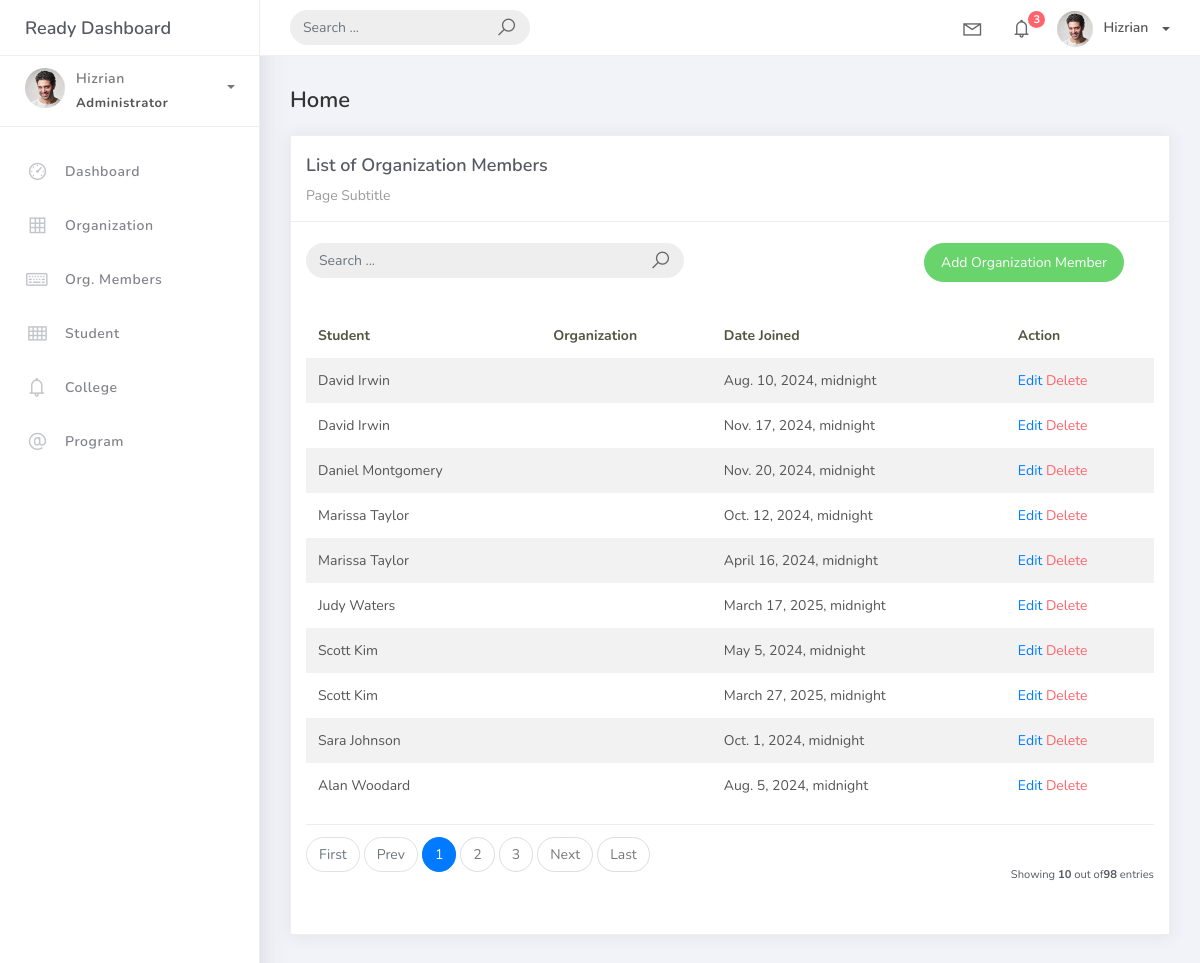
/orgmembers/, run on the app's committed database.
### projectsite/models.py (models this page shows, shortened)
class BaseModel(models.Model):
    created_at = models.DateTimeField(auto_now_add=True, db_index=True)
    updated_at = models.DateTimeField(auto_now=True)
    class Meta:
        abstract = True

class Orgmembers(BaseModel):
    student = models.ForeignKey(Student, on_delete=models.CASCADE)
    organization = models.ForeignKey(Organization, on_delete=models.CASCADE)
    date_joined = models.DateTimeField(default=timezone.now)

class Student(BaseModel):
    student_id = models.CharField(max_length=15)
    firstname = models.CharField(max_length=50)
    lastname = models.CharField(max_length=50)
    middlename = models.CharField(max_length=25, blank=True, null=True)
    program = models.ForeignKey(Program, on_delete=models.CASCADE)
    created_at = models.DateTimeField(default=timezone.now)
    def __str__(self):
        return f"{self.firstname} {self.lastname}"

### projectsite/views.py (the view)
# urls.py: path('orgmembers/', views.OrgmemberListView.as_view(), name='orgmember-list'),
class OrgmemberListView(ListView):
    model = Orgmembers
    template_name = 'orgmem_list.html'
    context_object_name = 'orgmembers'
    paginate_by = 10

### templates/orgmem_list.html (shortened to what this page needs)
{% extends 'base.html' %} {% load static %} {% block content %}
<div class="content">
    <div class="container-fluid">
        <h4 class="page-title">Home</h4>
        <div class="row">
            <div class="col-md-12">
                <div class="card">
                    <div class="card-header">
                        <div class="card-title">List of Organization Members</div>
                        <div class="card-category">Page Subtitle</div>
                    </div>
                    <br />
                    <div class="col-md-12 row">
                        <div class="col-md-6">
                            <form class="navbar-left navbar-form nav-search mr-md-3" action="{% url 'orgmember-list' %}">
                                <div class="input-group">
                                    <input type="text" placeholder="Search ... " class="form-control" name="q" />
                                    <div class="input-group-append">
                                        <span class="input-group-text">
                                            <i class="la la-search search-icon"></i>
                                        </span>
                                    </div>
                                </div>
                            </form>
                        </div>
                        <div class="col-md-6">
                            <div class="pull-right">
                                <a href="{% url 'orgmember-add' %}" class="btn btn-success btn-rounded">Add Organization
                                    Member</a>
                            </div>
                        </div>
                    </div>
                    <div class="card-body">
                        <table class="table table-striped mt-3">
                            <thead>
                                <tr>
                                    <th scope="col">Student</th>
                                    <th scope="col">Organization</th>
                                    <th scope="col">Date Joined</th>
                                    <th scope="col">Action</th>
                                </tr>
                            </thead>
                            <tbody>
                                {% for object in object_list %}
                                <tr>
                                    <td>{{ object.student }}</td>
                                    <td>{{ object.Organization }}</td>
                                    <td>{{ object.date_joined }}</td>
                                    <td>
                                        <a href="orgmember_list/{{ object.id }}">Edit</a>
                                        <a href="orgmember_list/{{ object.id }}/delete" class="text-danger">Delete</a>
                                    </td>
                                </tr>
                                {% endfor %}
                            </tbody>
                        </table>
                        {% include 'includes/pagination.html' %}
                    </div>
                </div>
            </div>
        </div>
    </div>
</div>
{% endblock %}

### data on the page
Orgmembers: student "David Irwin", date_joined "Aug. 10, 2024, midnight"
Orgmembers: student "David Irwin", date_joined "Nov. 17, 2024, midnight"
Orgmembers: student "Daniel Montgomery", date_joined "Nov. 20, 2024, midnight"
Orgmembers: student "Marissa Taylor", date_joined "Oct. 12, 2024, midnight"
Orgmembers: student "Marissa Taylor", date_joined "April 16, 2024, midnight"
Orgmembers: student "Judy Waters", date_joined "March 17, 2025, midnight"
Orgmembers: student "Scott Kim", date_joined "May 5, 2024, midnight"
Orgmembers: student "Scott Kim", date_joined "March 27, 2025, midnight"
Orgmembers: student "Sara Johnson", date_joined "Oct. 1, 2024, midnight"
Orgmembers: student "Alan Woodard", date_joined "Aug. 5, 2024, midnight"

### other printed values
{{ page_num }} "1"
{{ page_num }} "2" "3"
{{ object_list.count }} "10"
{{ paginator.count }} "98"
